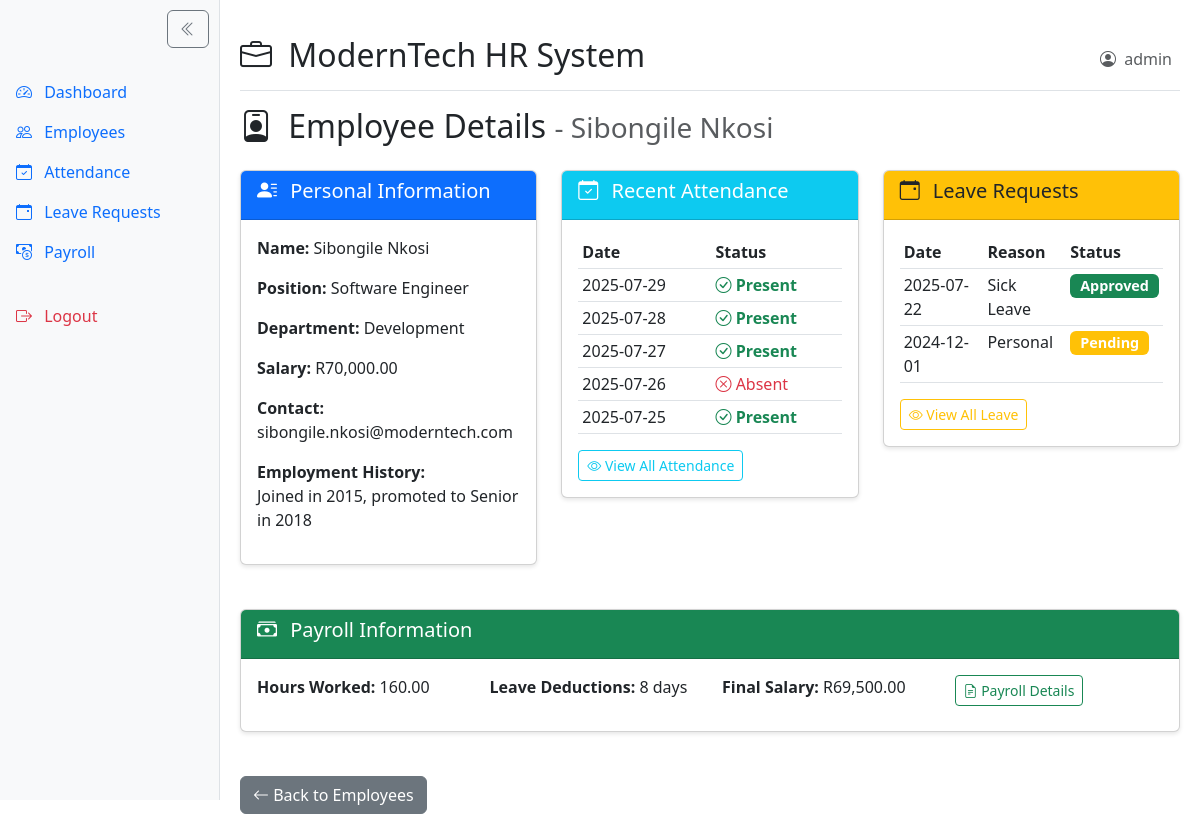
/employee_details.php?id=1 (signed in), run on the app's committed database.
### tables this page shows
CREATE TABLE employees (
    employee_id INT AUTO_INCREMENT PRIMARY KEY,
    name VARCHAR(100) NOT NULL,
    position VARCHAR(100),
    department VARCHAR(50),
    salary DECIMAL(10,2),
    employment_history TEXT,
    contact VARCHAR(100)
);

CREATE TABLE attendance (
    id INT AUTO_INCREMENT PRIMARY KEY,
    employee_id INT,
    date DATE,
    status ENUM('Present', 'Absent'),
    FOREIGN KEY (employee_id) REFERENCES employees(employee_id) ON DELETE CASCADE
);

CREATE TABLE leave_requests (
    id INT AUTO_INCREMENT PRIMARY KEY,
    employee_id INT,
    date DATE,
    reason VARCHAR(255),
    status ENUM('Approved', 'Denied', 'Pending'),
    FOREIGN KEY (employee_id) REFERENCES employees(employee_id) ON DELETE CASCADE
);

CREATE TABLE payroll (
    id INT AUTO_INCREMENT PRIMARY KEY,
    employee_id INT,
    hours_worked DECIMAL(5,2),
    leave_deductions INT,
    final_salary DECIMAL(10,2),
    FOREIGN KEY (employee_id) REFERENCES employees(employee_id) ON DELETE CASCADE
);

### employee_details.php (the view, shortened to what this page needs)
<?php
require_once 'db.php';
require_once 'header.php';
$employeeId = $_GET['id'] ?? 0;
$stmt = $pdo->prepare("SELECT * FROM employees WHERE employee_id = ?");
$stmt->execute([$employeeId]);
$employee = $stmt->fetch(PDO::FETCH_ASSOC);
$attendanceStmt = $pdo->prepare("
    SELECT * FROM attendance
    WHERE employee_id = ?
    ORDER BY date DESC
    LIMIT 5
");
$attendanceStmt->execute([$employeeId]);
$leaveStmt = $pdo->prepare("
    SELECT * FROM leave_requests
    WHERE employee_id = ?
    ORDER BY date DESC
");
$leaveStmt->execute([$employeeId]);
$payrollStmt = $pdo->prepare("SELECT * FROM payroll WHERE employee_id = ?");
$payrollStmt->execute([$employeeId]);
$payroll = $payrollStmt->fetch(PDO::FETCH_ASSOC);
?>
<h2>
    <i class="bi bi-person-badge me-2"></i>
    Employee Details
    <small class="text-muted">- <?php echo htmlspecialchars($employee['name']); ?></small>
</h2>
<div class="row mt-4">
    <div class="col-md-4">
        <div class="card">
            <div class="card-header bg-primary text-white">
                <h5 class="card-title">
                    <i class="bi bi-person-lines-fill me-2"></i>
                    Personal Information
                </h5>
            </div>
            <div class="card-body">
                <p><strong>Name:</strong> <?php echo htmlspecialchars($employee['name']); ?></p>
                <p><strong>Position:</strong> <?php echo htmlspecialchars($employee['position']); ?></p>
                <p><strong>Department:</strong> <?php echo htmlspecialchars($employee['department']); ?></p>
                <p><strong>Salary:</strong> R<?php echo number_format($employee['salary'], 2); ?></p>
                <p><strong>Contact:</strong> <?php echo htmlspecialchars($employee['contact']); ?></p>
                <p><strong>Employment History:</strong><br><?php echo htmlspecialchars($employee['employment_history']); ?></p>
            </div>
        </div>
    </div>
    <div class="col-md-4">
        <div class="card">
            <div class="card-header bg-info text-white">
                <h5 class="card-title">
                    <i class="bi bi-calendar-check me-2"></i>
                    Recent Attendance
                </h5>
            </div>
            <div class="card-body">
                <table class="table table-sm table-hover">
                    <thead>
                        <tr>
                            <th>Date</th>
                            <th>Status</th>
                        </tr>
                    </thead>
                    <tbody>
                        <?php while ($attendance = $attendanceStmt->fetch(PDO::FETCH_ASSOC)): ?>
                            <tr>
                                <td><?php echo $attendance['date']; ?></td>
                                <td class="<?php echo $attendance['status'] == 'Present' ? 'text-success fw-bold' : 'text-danger'; ?>">
                                    <i class="bi bi-<?php echo $attendance['status'] == 'Present' ? 'check-circle' : 'x-circle'; ?>"></i>
                                    <?php echo $attendance['status']; ?>
                                </td>
                            </tr>
                        <?php endwhile; ?>
                    </tbody>
                </table>
                <a href="attendance.php?employee_id=<?php echo $employeeId; ?>" class="btn btn-sm btn-outline-info">
                    <i class="bi bi-eye"></i> View All Attendance
                </a>
            </div>
        </div>
    </div>
    <div class="col-md-4">
        <div class="card">
            <div class="card-header bg-warning text-dark">
                <h5 class="card-title">
                    <i class="bi bi-calendar-event me-2"></i>
                    Leave Requests
                </h5>
            </div>
            <div class="card-body">
                <table class="table table-sm table-hover">
                    <thead>
                        <tr>
                            <th>Date</th>
                            <th>Reason</th>
                            <th>Status</th>
                        </tr>
                    </thead>
                    <tbody>
                        <?php while ($leave = $leaveStmt->fetch(PDO::FETCH_ASSOC)): ?>
                            <tr>
                                <td><?php echo $leave['date']; ?></td>
                                <td><?php echo htmlspecialchars($leave['reason']); ?></td>
                                <td>
                                    <span class="badge bg-<?php
                                        echo $leave['status'] == 'Approved' ? 'success' :
                                        ($leave['status'] == 'Denied' ? 'danger' : 'warning');
                                    ?>">
                                        <?php echo $leave['status']; ?>
                                    </span>
                                </td>
                            </tr>
                        <?php endwhile; ?>
                    </tbody>
                </table>
                <a href="leave.php?employee_id=<?php echo $employeeId; ?>" class="btn btn-sm btn-outline-warning">
                    <i class="bi bi-eye"></i> View All Leave
                </a>
            </div>
        </div>
    </div>
</div>
<?php if ($payroll): ?>
<div class="row mt-4">
    <div class="col-md-12">
        <div class="card">
            <div class="card-header bg-success text-white">
                <h5 class="card-title">
                    <i class="bi bi-cash-stack me-2"></i>
                    Payroll Information
                </h5>
            </div>
            <div class="card-body">
                <div class="row">
                    <div class="col-md-3">
                        <p><strong>Hours Worked:</strong> <?php echo $payroll['hours_worked']; ?></p>
                    </div>
                    <div class="col-md-3">
                        <p><strong>Leave Deductions:</strong> <?php echo $payroll['leave_deductions']; ?> days</p>
                    </div>
                    <div class="col-md-3">
                        <p><strong>Final Salary:</strong> R<?php echo number_format($payroll['final_salary'], 2); ?></p>
                    </div>
                    <div class="col-md-3">
                        <a href="payroll.php?employee_id=<?php echo $employeeId; ?>" class="btn btn-sm btn-outline-success">
                            <i class="bi bi-file-earmark-text"></i> Payroll Details
                        </a>
                    </div>
                </div>
            </div>
        </div>
    </div>
</div>
<?php endif; ?>
<div class="mt-4">
    <a href="employees.php" class="btn btn-secondary">
        <i class="bi bi-arrow-left"></i> Back to Employees
    </a>
</div>
<?php require_once 'footer.php'; ?>

### style.css (style rules this page uses)
.card { margin-bottom: 20px; box-shadow: 0 2px 4px rgba(0,0,0,0.1); }
.badge { font-size: 0.9em; padding: 5px 10px; }
.btn-sm { padding: 0.25rem 0.5rem; font-size: 0.875rem; }

### header.php (style rules this page uses)
body { padding-left: 220px; transition: padding 0.3s ease; min-width: 300px; }

### data on the page
employees: name "Sibongile Nkosi", position "Software Engineer", department "Development", salary "70,000.00", contact "sibongile.nkosi@moderntech.com", employment_history "Joined in 2015, promoted to Senior in 2018"
attendance: date "2025-07-29", status "Present"
attendance: date "2025-07-28", status "Present"
attendance: date "2025-07-27", status "Present"
attendance: date "2025-07-26", status "Absent"
attendance: date "2025-07-25", status "Present"
leave_requests: date "2025-07-22", reason "Sick Leave", status "Approved"
leave_requests: date "2024-12-01", reason "Personal", status "Pending"
payroll: hours_worked "160.00", leave_deductions "8", final_salary "69,500.00"

### other printed values
$_SESSION['username'] "admin"
